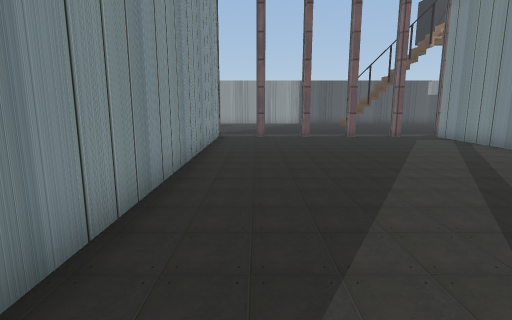
View 1 (above)

19 first-person views from a walk through a Unity game level. The camera is 1.2 m above the floor, tilts 10° down and sees 80° across. The floor is counted in squares, 1 m on a side. Each view is taken from the middle of a square. On the plan, view 1 faces up. The plan holds only what a view shows up to about 13 squares ahead; the rest is blank. The place goes on beyond the plan. The player is left out. Some surface patterns are stand-ins.

View 2
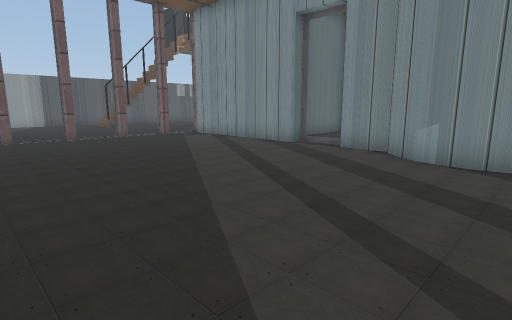

View 3
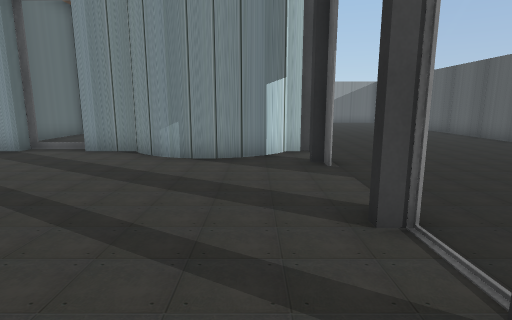

View 4
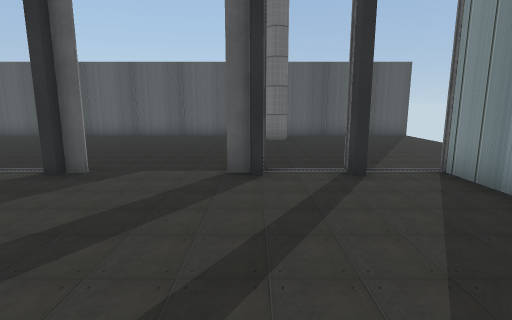

View 5
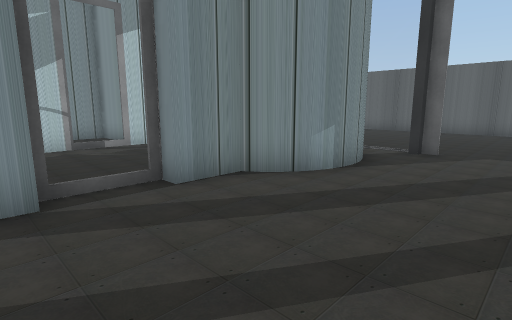

View 6
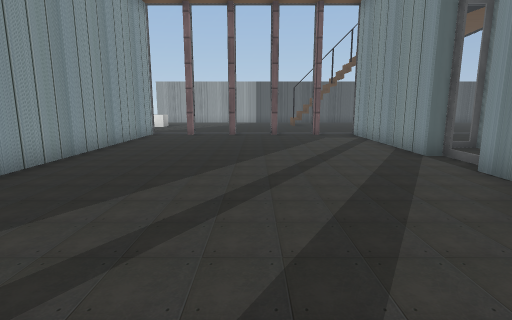

View 7
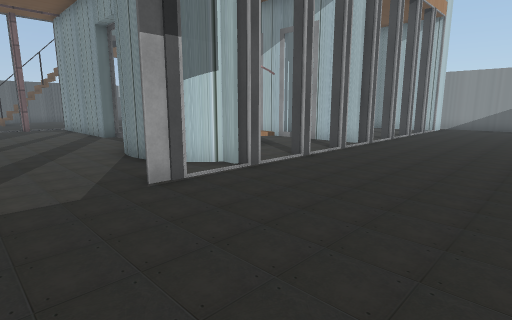

View 8
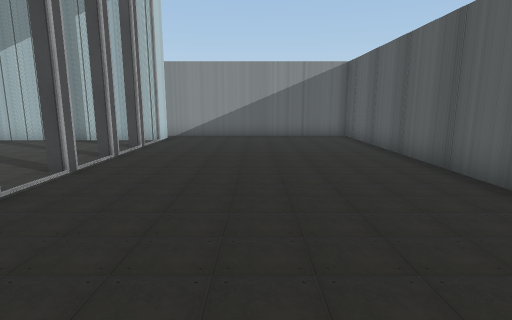

View 9
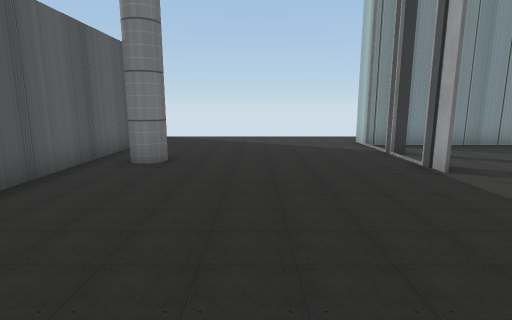

View 10
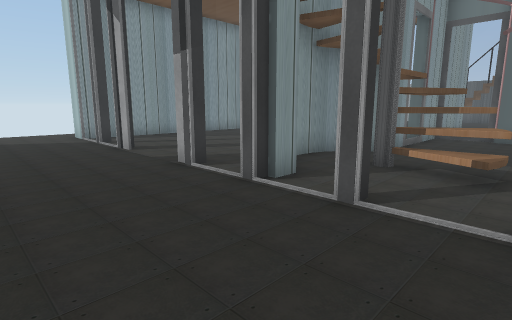

View 11
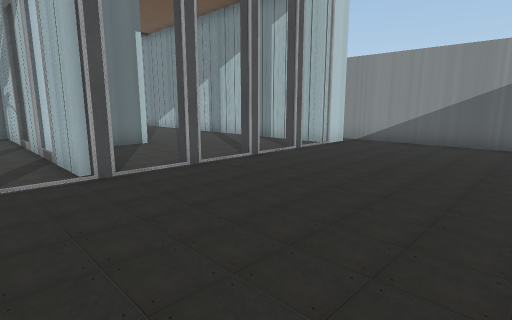

View 12
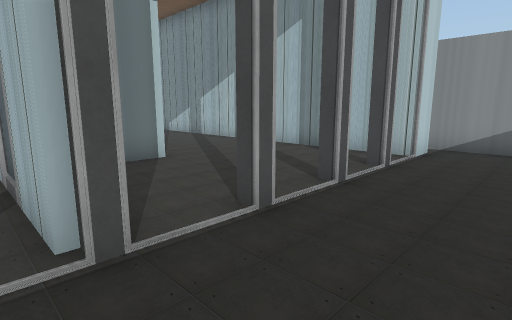

View 13
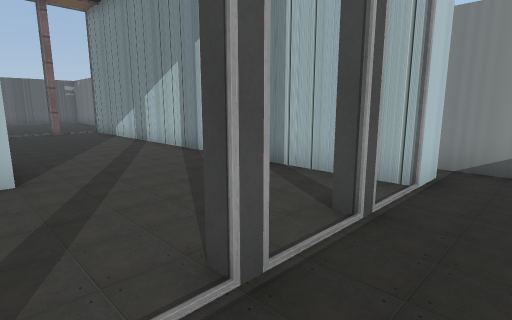

View 14
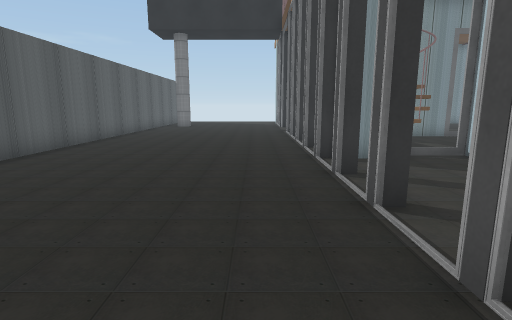

View 15
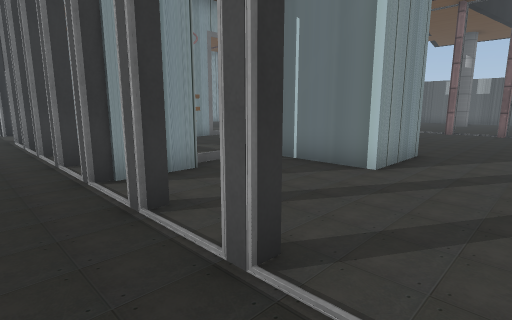

View 16
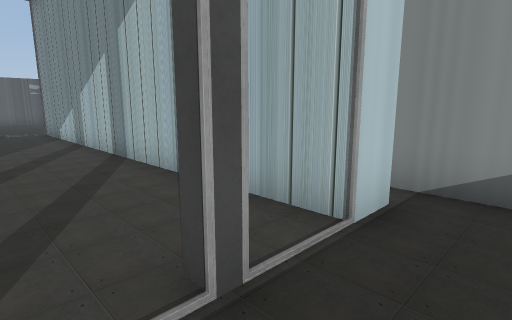

View 17
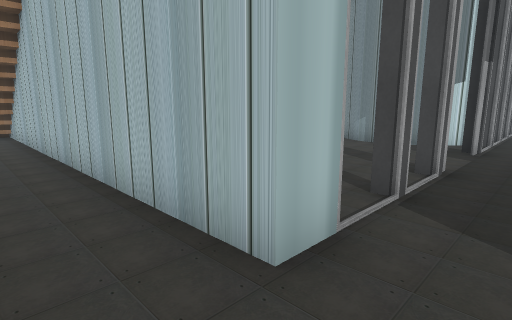

View 18
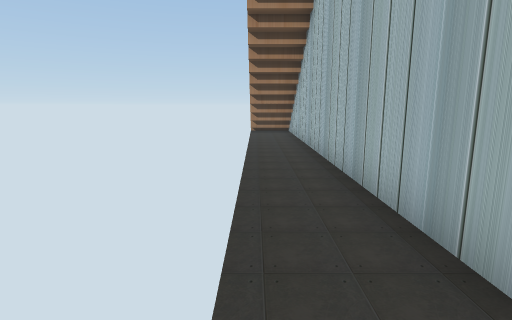

View 19
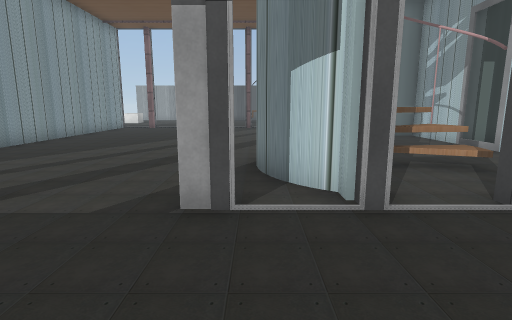

### Floor plan
Key: @ floor where view 1 was taken; # wall or solid block; x gap in a wall; . floor; = window, fence, low wall or low ledge; ^ raised ledge; T thing the floor can be seen under or through.
Columns run from 4 left of view 1 to 22 right of it. Each row starts with its distance up from view 1.
 14      ^^^
 13      ^^^^              ^
 12  ^#===#====#    =#=##=#=#
 11  ^#........#      ......#
 10 x##........##     ......#
  9 ..#........##      .....#
  8 ..#........##=#### .....#
  7 ..#........##  .## .....#
  6 ..#.........x...## .....#
  5 ..#.........x... ####...#
  4 ..#........##...  ###...#
  3 ..#........##TT. T###...#
  2 ..#.......T##=T TT......#
  1 ..#.......T TT= TT......#
  0 ..#.@.....TT ...T#......#
 -1 ..#.=.#..TT===#TT=TTT#=####
 -2 ..#=.=...T=...=.=.====.=..#
 -3 ..........................#
 -4 ..........................#
 -5 ..........................#
 -6 ..........................#
 -7 .....#....................#
 -8 .....x....................#
 -9 x##########################

Where each view was taken, in squares from view 1:
view 1: 0 up, 0 right, facing up
view 2: 0 up, 1 left, facing up-right
view 3: 0 up, 1 left, facing right
view 4: 4 up, 2 right, facing down
view 5: 7 up, 3 right, facing down-right
view 6: 1 down, 3 right, facing up
view 7: 6 down, 3 right, facing up-right
view 8: 5 down, 9 right, facing right
view 9: 5 down, 8 right, facing left
view 10: 5 down, 11 right, facing up-left
view 11: 7 down, 11 right, facing up-right
view 12: 4 down, 12 right, facing up-right
view 13: 3 down, 15 right, facing up-right
view 14: 3 down, 20 right, facing left
view 15: 3 down, 18 right, facing up-left
view 16: 3 down, 17 right, facing up-right
view 17: 3 down, 4 left, facing up-right
view 18: 3 down, 4 left, facing up
view 19: 5 down, 6 right, facing up
